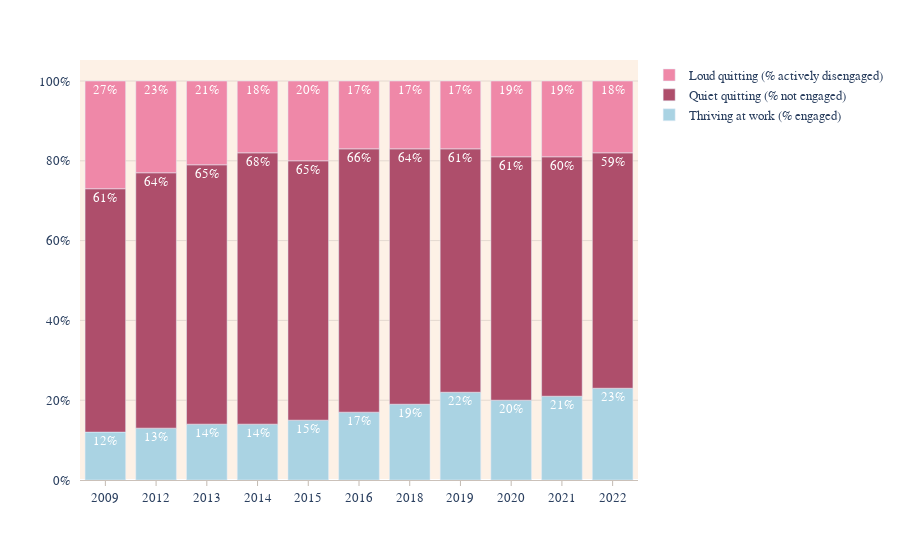

Notebook source saved alongside this figure:
### Code cell
# colors for the chart
color_discrete_map = { "thriving": 'rgb(170,211,227)', # light blue
                       "quiet_q": 'rgb(174,78,107)',   # maroon
                       "loud_q": 'rgb(239,136,168)'    # pink 
                     }

color_background = 'rgb(253,241,230)'

new_legend_names = {
    'thriving': 'Thriving at work (% engaged)',
    'quiet_q': 'Quiet quitting (% not engaged)',
    'loud_q': 'Loud quitting (% actively disengaged)'
}

fig = px.bar(
       df_qq, 
       x='year', 
       y='count', 
       color='type', 
       color_discrete_map = color_discrete_map,
       text_auto='.0%',                # show data labels
    )

fig.update_layout(
        font_family="Outfit",
        font_size = 13,
        plot_bgcolor=color_background,  # change background color
        yaxis={'tickformat': '.0%'},    # convert Y marks to % 
        legend_title=None,              # remove legend title
        xaxis_title=None,               # remove X title
        yaxis_title=None,               # remove Y title
        legend_traceorder="reversed",   # set legend order
       )

fig.update_traces(
        textfont_color='white'          # set data labels color 
                 )

# rename legend
fig.for_each_trace(lambda t: t.update(name = new_legend_names[t.name],
                                      legendgroup = new_legend_names[t.name],
                                      hovertemplate = t.hovertemplate.replace(t.name, new_legend_names[t.name])))

fig.update_xaxes(
    ticks="outside",                    # place ticks outside X-axis
    ticklen=5,                          # ticks length
    tickcolor='rgb(195,186,178)',                   # ticks color
    linecolor='rgb(203,193,185)'                    # axis color
)

fig.update_yaxes(
    shift= -10,                         # shift ticks left by 10 pixels
    anchor="free",                      # allows axis repositioning
    gridcolor="rgb(228,217,208)"
)

### Figure 1 — Plotly figure (JSON) as saved in the notebook; plotly's stock layout.template omitted (floating-point values rounded to 4 significant figures)
{"data": [{"alignmentgroup": "True", "hovertemplate": "type=Thriving at work (% engaged)<br>year=%{x}<br>count=%{y}<extra></extra>", "legendgroup": "Thriving at work (% engaged)", "marker": {"color": "rgb(170,211,227)", "pattern": {"shape": ""}}, "name": "Thriving at work (% engaged)", "offsetgroup": "thriving", "orientation": "v", "showlegend": true, "textfont": {"color": "white"}, "textposition": "auto", "texttemplate": "%{y:.0%}", "type": "bar", "x": ["2009", "2012", "2013", "2014", "2015", "2016", "2018", "2019", "2020", "2021", "2022"], "xaxis": "x", "y": [0.12, 0.13, 0.14, 0.14, 0.15, 0.17, 0.19, 0.22, 0.2, 0.21, 0.23], "yaxis": "y"}, {"alignmentgroup": "True", "hovertemplate": "type=Quiet quitting (% not engaged)<br>year=%{x}<br>count=%{y}<extra></extra>", "legendgroup": "Quiet quitting (% not engaged)", "marker": {"color": "rgb(174,78,107)", "pattern": {"shape": ""}}, "name": "Quiet quitting (% not engaged)", "offsetgroup": "quiet_q", "orientation": "v", "showlegend": true, "textfont": {"color": "white"}, "textposition": "auto", "texttemplate": "%{y:.0%}", "type": "bar", "x": ["2009", "2012", "2013", "2014", "2015", "2016", "2018", "2019", "2020", "2021", "2022"], "xaxis": "x", "y": [0.61, 0.64, 0.65, 0.68, 0.65, 0.66, 0.64, 0.61, 0.61, 0.6, 0.59], "yaxis": "y"}, {"alignmentgroup": "True", "hovertemplate": "type=Loud quitting (% actively disengaged)<br>year=%{x}<br>count=%{y}<extra></extra>", "legendgroup": "Loud quitting (% actively disengaged)", "marker": {"color": "rgb(239,136,168)", "pattern": {"shape": ""}}, "name": "Loud quitting (% actively disengaged)", "offsetgroup": "loud_q", "orientation": "v", "showlegend": true, "textfont": {"color": "white"}, "textposition": "auto", "texttemplate": "%{y:.0%}", "type": "bar", "x": ["2009", "2012", "2013", "2014", "2015", "2016", "2018", "2019", "2020", "2021", "2022"], "xaxis": "x", "y": [0.27, 0.23, 0.21, 0.18, 0.2, 0.17, 0.17, 0.17, 0.19, 0.19, 0.18], "yaxis": "y"}], "layout": {"barmode": "relative", "font": {"family": "Outfit", "size": 13}, "legend": {"title": {}, "tracegroupgap": 0, "traceorder": "reversed"}, "margin": {"t": 60}, "plot_bgcolor": "rgb(253,241,230)", "xaxis": {"anchor": "y", "domain": [0, 1], "linecolor": "rgb(203,193,185)", "tickcolor": "rgb(195,186,178)", "ticklen": 5, "ticks": "outside", "title": {}}, "yaxis": {"anchor": "free", "domain": [0, 1], "gridcolor": "rgb(228,217,208)", "shift": -10, "tickformat": ".0%", "title": {}}}}
